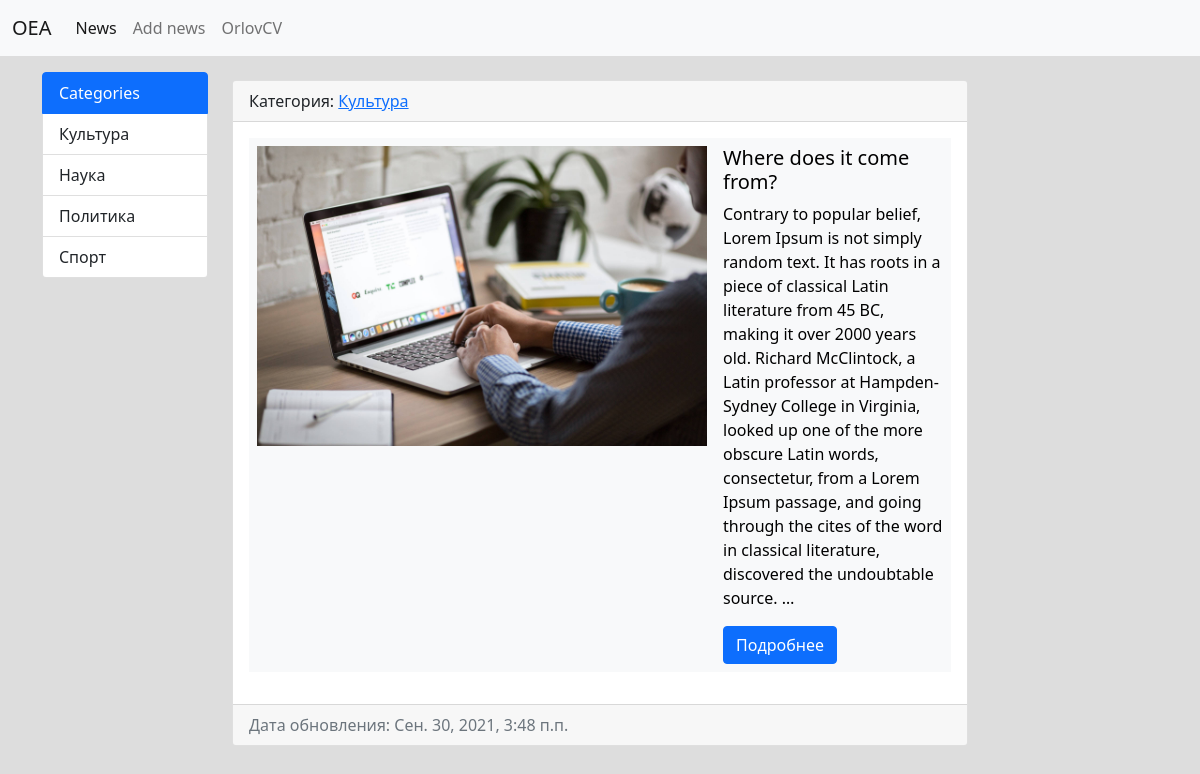
Page /category/1/ on the committed database.
### news/models.py (models this page shows, shortened)
class Category(models.Model):
    title = models.CharField(max_length=150, db_index=True, verbose_name='Категория')
    def get_absolute_url(self):
        return reverse('cat', kwargs={'category_id': self.pk})
    def __str__(self):
        return self.title
    class Meta:
        verbose_name = 'Категория'
        verbose_name_plural = 'Категории'
        ordering = ['title']

class News(models.Model):
    title = models.CharField(max_length=150, verbose_name='Название') #Created field text
    content = models.TextField(blank=True, verbose_name='Контент') #Created field discription news, blank=True it's mean field can be empty
    creat_at = models.DateTimeField(auto_now_add=True, verbose_name='Дата публикации') #Created fied date-time when news added o site and after not changed
    update_at = models.DateTimeField(auto_now=True, verbose_name='Дата обновления') #Created field date-time when news updates and writing new date-time
    photo = models.ImageField(upload_to='photos/%Y/%m/%d/', verbose_name='Фото', blank=True) #Created field sorted by Year, month, day
    published = models.BooleanField(default=True, verbose_name='Статус') #Created filed true or false
    category = models.ForeignKey('Category', on_delete=models.PROTECT, null=True, verbose_name='Категория')
    def get_absolute_url(self):
        return reverse('view_news', kwargs={'news_id': self.pk})
    class Meta:
        verbose_name = "Новость" #Вербовка имени единственного числа
        verbose_name_plural = 'Новости' #Вербовка имени множественного числа
        ordering = ['-creat_at', 'title'] #Сортировка сначала по дате если одинаковы то по title

### news/views.py (the view)
# urls.py: path('category/<int:category_id>/', get_category, name='cat'),
def get_category(request, category_id):
    news = News.objects.filter(category_id=category_id)
    category = Category.objects.get(pk=category_id)
    return render(request, 'news/category.html', {'news': news, 'category':category})

### news/templatetags/news_tags.py (called while the page is built)
@register.simple_tag(name='get_categories')
def get_categories():
    return Category.objects.all()

@register.inclusion_tag('news/list_categories.html')
def show_categories():
    categories = Category.objects.all()
    return {'categories': categories}

### news/templates/news/category.html (shortened to what this page needs)
{% extends 'base.html' %}
{% block sidebar %}
{% include 'inc/_sidebar.html' %}
{% endblock %}
{% block content %}
<div class="col-md-8">
            {% for i in news %}
                <div class="card mb-3">
                    <div class="card-header">
                        Категория: <a href="{% url 'cat' i.category.pk %}">{{ i.category }}<a>
                    </div>
                    <div class="card-body">
                        <div class="media">
                            <table class="table table-borderless table-light">
                                <tr>
                                    <td>
                                    {% if i.photo %}
                                        <img src="{{ i.photo.url }}" alt="No photo" width="450" class="mr-3" >
                                    {% else %}
                                        <img src="https://picsum.photos/id/237/450/350" alt="No photo" class="mr-3">
                                    {% endif %}
                                    </td>
                                    <td>
                                    <div class="media-body">
                                        <h5 class="card-title">{{ i.title }}</h5>
                                        <p class="card-text">{{ i.content|truncatewords:70 }}</p>
                                        <a href="{{ i.get_absolute_url }}" class="btn btn-primary">Подробнее</a>
                                    </div>
                                    </td>
                                </tr>
                            </table>
                        </div>
                    </div>
                    <div class="card-footer text-muted">
                        Дата обновления: {{ i.update_at }}
                    </div>
                </div>
            {% endfor %}
        </div>
{% endblock %}

### templates/inc/_sidebar.html
{% load news_tags %}
<div class="list-group">
    {% get_categories as categories %}
    <a href="#" class="list-group-item list-group-item active" aria-current="true">Categories</a>
    {% for i in categories %}
    <a href="{% url 'cat' i.pk %}" class="list-group-item list-group-item-action">{{ i.title }}</a>
    {% endfor %}
</div>
<br>

### djangosite/static/css/style.css (style rules this page uses)
body { background-color: #dddddd; }

### rows in the picture
Category: title "Культура"
Category: title "Наука"
Category: title "Политика"
Category: title "Спорт"
News: category "Культура", photo (picture), title "Where does it come from?", content "Contrary to popular belief, Lorem Ipsum is not simply random text. It has roots in a piece of classical Latin literature from 45 BC, making it over 2000 years old. Richard McClintock, a Latin professor at Hampden-Sydney College in Virginia, looked up one of the more obscure Latin words, consectetur, from a Lorem Ipsum passage, and going through the cites of the word in classical literature, discovered the undoubtable source. …", update_at "Сен. 30, 2021, 3:48 п.п."
